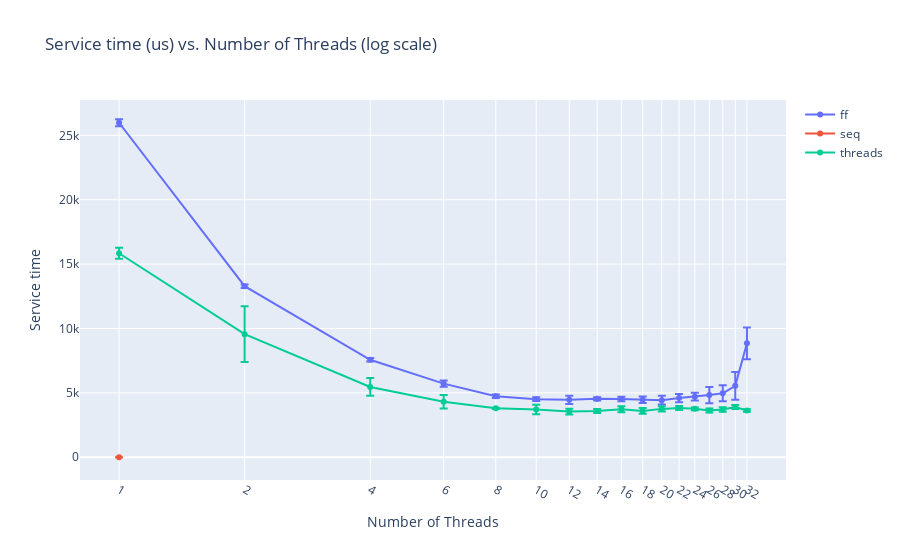

Source (notebook cell):
### Code cell
fig = go.Figure()
for type in types:
    fig.add_trace(go.Scatter(x=threads, y=means[type]["service time"], name=type, error_y=dict(type="data", array=std[type]["service time"])))

# Check if this is ideal
# fig.add_trace(go.Scatter(x=means["threads"]["cores"], y=means["threads"]["cores"], name="ideal", line=dict(color="black")))

fig.update_xaxes(type="log")
fig.update_layout(
    title="Service time (us) vs. Number of Threads (log scale)",
    xaxis_title="Number of Threads",
    yaxis_title="Service time",
    xaxis = dict(
        tickmode = 'array',
        tickvals = threads,
    )
)
fig.show()

### Figure 1 — Plotly figure (JSON) as saved in the notebook; plotly's stock layout.template omitted (floating-point values rounded to 4 significant figures)
{"data": [{"error_y": {"array": [277.3, 138.6, 133.1, 238.8, 140.9, 145.4, 317.0, 129.5, 172.6, 257.2, 337.1, 321.1, 302.7, 635.9, 619.5, 1078.0, 1234.0], "type": "data"}, "name": "ff", "type": "scatter", "x": [1, 2, 4, 6, 8, 10, 12, 14, 16, 18, 20, 22, 24, 26, 28, 30, 32], "y": [25970.0, 13280.0, 7571.0, 5716.0, 4736, 4506.0, 4462.0, 4536, 4521.0, 4470.0, 4431.0, 4595.0, 4707.0, 4827.0, 4965.0, 5551.0, 8847.0]}, {"error_y": {"array": [0], "type": "data"}, "name": "seq", "type": "scatter", "x": [1, 2, 4, 6, 8, 10, 12, 14, 16, 18, 20, 22, 24, 26, 28, 30, 32], "y": [1]}, {"error_y": {"array": [433.4, 2166.0, 684.0, 525.4, 52.13, 367.5, 223.0, 163.7, 234.0, 223.6, 204.2, 158.0, 111.2, 153.8, 169.7, 155.9, 106.2], "type": "data"}, "name": "threads", "type": "scatter", "x": [1, 2, 4, 6, 8, 10, 12, 14, 16, 18, 20, 22, 24, 26, 28, 30, 32], "y": [15840.0, 9561.0, 5462, 4315.0, 3797.0, 3707.0, 3552.0, 3593.0, 3723.0, 3596.0, 3757.0, 3828.0, 3762.0, 3632, 3710.0, 3905.0, 3631.0]}], "layout": {"title": {"text": "Service time (us) vs. Number of Threads (log scale)"}, "xaxis": {"tickmode": "array", "tickvals": [1, 2, 4, 6, 8, 10, 12, 14, 16, 18, 20, 22, 24, 26, 28, 30, 32], "title": {"text": "Number of Threads"}, "type": "log"}, "yaxis": {"title": {"text": "Service time"}}}}
